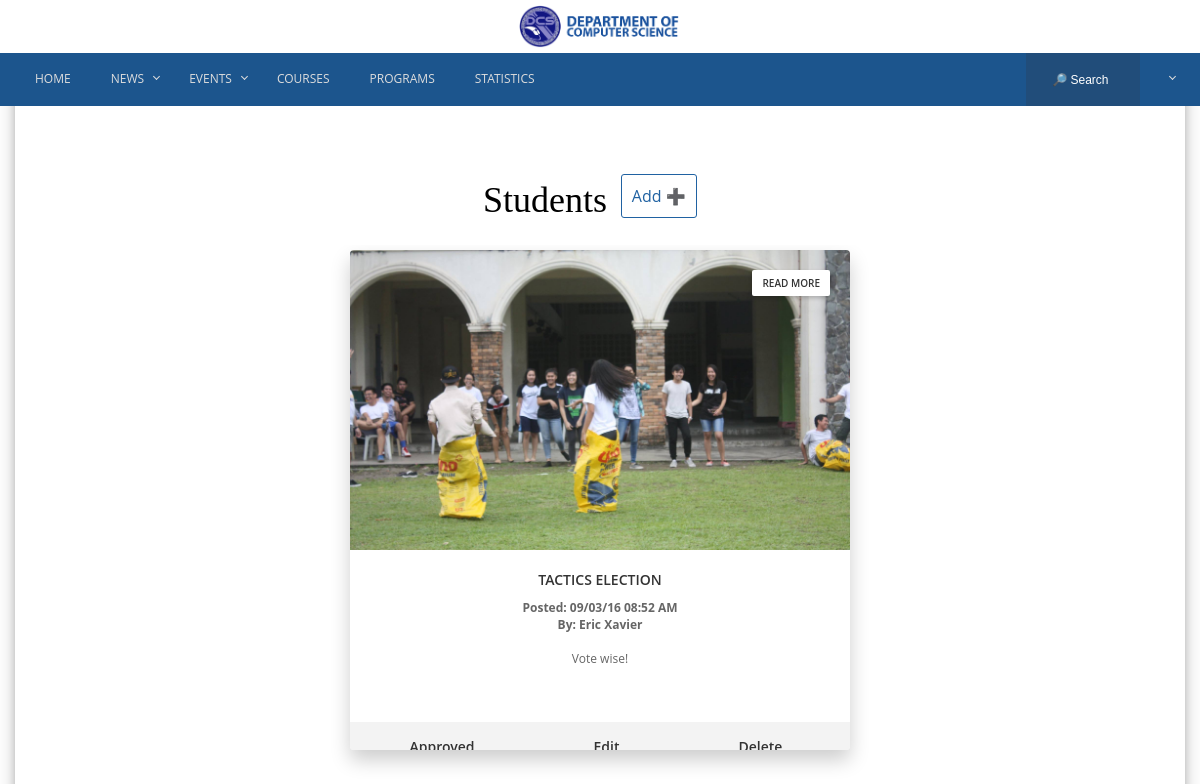
Screenshot of /news/forStudents.php with the database file from the repository.
### tables this page shows
CREATE TABLE IF NOT EXISTS `news` (
  `news_id` int(11) NOT NULL,
  `user_id` int(6) NOT NULL,
  `picture_id` int(11) DEFAULT NULL,
  `title` varchar(100) NOT NULL,
  `details` text,
  `date_posted` datetime DEFAULT NULL,
  faculties tinyint(1) DEFAULT 0,
  students tinyint(1) DEFAULT 0,
  alumnus tinyint(1) DEFAULT 0,
  guests tinyint(1) DEFAULT 0,
  `is_approved` tinyint(1) NOT NULL,
   user_type tinyint(1) NOT NULL
);

CREATE TABLE IF NOT EXISTS `picture` (
  `picture_id` int(11) NOT NULL,
  `file_name` varchar(32) DEFAULT NULL,
  `file_path` varchar(32) DEFAULT NULL
);

CREATE TABLE IF NOT EXISTS `users` (
  `user_id` int(6) NOT NULL,
  `user_type` tinyint(1) NOT NULL,
  `username` varchar(10) NOT NULL,
  `password` varchar(32) NOT NULL,
  `first_name` varchar(25) NOT NULL,
  `middle_name` varchar(25) NOT NULL,
  `last_name` varchar(25) NOT NULL,
  `gender` char(1) NOT NULL,
  `birth_date` date NOT NULL,
  `address` text NOT NULL,
  `major` enum('IS','IT','CS','') NOT NULL,
  `gbox_acct` varchar(48) NOT NULL
);

### news/forStudents.php (the view, shortened to what this page needs)
<?php
	include('connection.php');
?>
<html>
	<head>
		<link rel="stylesheet" href="functionalities/css/contactus.css">
		<link rel="stylesheet" href="functionalities/css/calendar.css">
		<link rel="stylesheet" href="css/styles.css">
		<link rel="stylesheet" href="css/navbar-footer.css">
		<link rel="stylesheet" href="css/calendar.css">
		<link rel="stylesheet" href="css/events.css">
		<link rel="stylesheet" href="css/eventlist.css">
	</head>
<body>
<div class="toplogo">
	<a href='../home.php'><img src="css/temp/dcs-sign.png" /></a>
</div>
<?php
	require('navbar.php');
?>
	<div class="container">
		<div class="content-wrapper" >
			<div class="ptcontainer">
				<div class = "pagetitle">
           			<p> Students</p>
            	</div>
            	<div class = "pagetitle" id="downadd">
            		<?php
						if($_SESSION['user_type'] == 0 || $_SESSION['user_type'] == 1 || $_SESSION['user_type'] == 2 || $_SESSION['user_type'] == 3 || $_SESSION['user_type'] == 5)
							echo '<a href="addNewsForStudents.php" class="add">Add &#10133;</a>';
					?>
            	</div>
            </div>
			<div class="content">
			<?php
				$query = 'select * from news n, picture p, users u where n.picture_id = p.picture_id and u.user_id = n.user_id and n.user_type = 6 order by date_posted desc';
				$exec =  mysqli_query($conn, $query);
				$num_rows = mysqli_num_rows($exec);
				if($num_rows == 0){
					echo '<i><div>Their are no News that are posted.<div></i>';
				}else{
					foreach($exec as $row){
						$dateTime = new DateTime($row['date_posted'], new DateTimeZone('Asia/Kolkata')); ?>
						<div class="card">
						    <div class="card-img">
						    	<img src="<?php echo $row['file_path']?>">
						      	<?php echo '<a class="rdmr" onclick="readMore(' .  $row['news_id'] . ')">Read More</a>';?>
						    </div>
						    <div class="card-content">
						      	<div class="title"><?php echo $row['title'] ?></div>
						      	<div class="desc">
						      	<?php
					      			$words = explode(' ', $row['details']);
					      			echo '<strong>Posted: ' . $dateTime->format("d/m/y  H:i A") . ' </strong><br>';
					      			echo '<strong>By: ' . $row['first_name'] . ' </strong><br><br>';
					      			if(count($words) > 4){
						      			for($i = 0; $i < 5; $i++){
						      				echo $words[$i] . ' ';
						      			}
						      			echo '....';
					      			}else
					      				echo $row['details'];
									if($_SESSION['user_type'] == 0 || $_SESSION['user_type'] == 1 || $_SESSION['user_type'] == 2 || $_SESSION['user_type'] == 3 || $_SESSION['user_type'] == 5){
								    	if($row['user_type'] == 5 && ($_SESSION['user_type'] == 0 || $_SESSION['user_type'] == 1 || $_SESSION['user_type'] == 2 || $_SESSION['user_type'] == 3)){?>
									    	<div class="admin-btn">
									    		<div class="edit" style="padding: 0 -20% 0px -0;" onclick="editNewsFunction(<?php echo $row['news_id']?>)"> <span>Approved</span>
										      	</div>
										    	<div class="edit" style="padding: 0px -5px 0px -5px" onclick="editNewsFunction(<?php echo $row['news_id']?>)"> <span>Edit</span>
										      	</div>
										      	<div class="delete" style="padding: 0px -5px 0px -5px" onclick="deleteNews(<?php echo $row['news_id']?>)"> <span>Delete</span>
										      	</div>
										    </div>
										   </div>
										   </div>
										   </div>
									<?php
										}
									}else{?>
										</div>
									    </div>
									    </div>
									<?php
									}
						}
					}
				?>
 			</div>
		</div>
	</div>
</body>
<html>

### css/calendar.css (style rules this page uses)
.content-wrapper { box-shadow: 0 4px 8px 0 rgba(0, 0, 0, 0.2), 0 6px 20px 0 rgba(0, 0, 0, 0.19); }
.content { margin: 100px 0 auto; padding-top: 7%; padding-bottom: 0; height: 80%; height: 100%; overflow: hidden; }

### news/css/styles.css (style rules this page uses)
body, html { margin: 0; padding: 0; overflow-x: hidden; }
.toplogo { background: white; width: 100%; display: block; margin: 0 auto; position: fixed; z-index: 2; }
.toplogo a img { padding: 5px; display: block; margin: 0 auto; height: 43px; z-index: 10000; }
.container { padding-right:15px; padding-left:15px; margin: 0 auto; }
.content { margin-top: 25px; }
@media (min-width:768px) { .container { width:750px } }
@media (min-width:992px) { .container { width:970px } }
@media (min-width:1200px) { .container { width:1170px } }
body { font-family: 'Open Sans', sans-serif; text-align: justify; font-size: 11pt; }
a { text-decoration: none; color: white; }

### news/css/calendar.css (style rules this page uses)
.content-wrapper { box-shadow: 0 4px 8px 0 rgba(0, 0, 0, 0.2), 0 6px 20px 0 rgba(0, 0, 0, 0.19); }
.content { margin: 100px 0 auto; padding-top: 7%; padding-bottom: 0; height: 80%; height: 100%; overflow: hidden; }

### news/css/events.css (style rules this page uses)
.content-wrapper { box-shadow: 0 4px 8px 0 rgba(0, 0, 0, 0.2), 0 6px 20px 0 rgba(0, 0, 0, 0.19); }
.content { margin: 100px 0 auto; padding: 0; height: 80%; display: flex; height: 100%; overflow: hidden; }

### news/css/eventlist.css (style rules this page uses)
.card { background: #FFFFFF; width: 500px; border-radius: 4px; box-shadow: 0 10px 20px rgba(0, 0, 0, 0.2); margin: 5px 30px 0 30px; overflow: hidden; display: inline-block; height: 500px; }
.card-img { position: relative; height: 300px; text-align: center; overflow: hidden; background-size: cover; background-position: center; }
.card-img img { width: 100%; }
.content { padding: 0; display: block; text-align: center; }
.rdmr { position: absolute; top: 20px; right: 20px; background: #FFFFFF; border-radius: 2px; box-shadow: 0 2px 4px rgba(0, 0, 0, 0.2); padding: 6px 10px; color: #333333; font-size: 10px; font-weight: 600; line-height: normal; text-decoration: none; text-transform: uppercase; }
.card-content { text-align: center; padding: 20px; }
.title { margin: 0 0 10px; color: #333333; font-size: 14px; font-weight: 600; text-transform: uppercase; }
.desc { color: #666666; font-size: 12px; }
.admin-btn { display: -webkit-box; display: -webkit-flex; display: -ms-flexbox; display: flex; -webkit-box-orient: horizontal; -webkit-box-direction: normal; -webkit-flex-direction: row; -ms-flex-direction: row; flex-direction: row; -webkit-flex-wrap: nowrap; -ms-flex-wrap: nowrap; flex-wrap: nowrap; background: #F3F3F3; color: #333333; font-size: 14px; font-weight: 600; text-align: center; margin-top: 55px; }
.edit, .delete { padding: 15px 59.5px; }
.card-content { padding: 0; margin-top: 20px; }
a.add { color: #2062a2; text-align: center; padding: 10px; border: 1px solid #2062a2; border-radius: 3px; font-size: 16px; }
.pagetitle { position:relative; vertical-align: middle; height: 10px; margin-top: 150px; display: inline-block; font-size: 36px; }
.pagetitle p { font-family: times; }
.content { display: block; margin-top: 50px; }
.ptcontainer { vertical-align: middle; display: block; margin-top:-50px; margin-left: 40%; }
#downadd { margin-top: 235px; margin-left: 10px; }

### rows the page displays
news: picture.file_path (picture), title "TACTICS ELECTION", date_posted "09/03/16 08:52 AM", user.first_name "Eric Xavier", details "Vote wise!"
